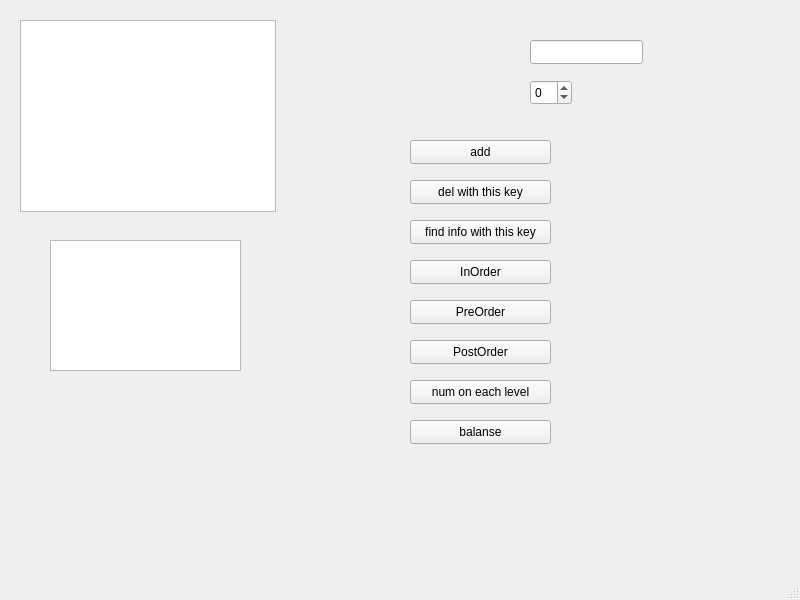
<?xml version="1.0" encoding="UTF-8"?>
<ui version="4.0">
 <class>MainWindow</class>
 <widget class="QMainWindow" name="MainWindow">
  <property name="geometry">
   <rect>
    <x>0</x>
    <y>0</y>
    <width>800</width>
    <height>600</height>
   </rect>
  </property>
  <property name="windowTitle">
   <string>MainWindow</string>
  </property>
  <widget class="QWidget" name="centralwidget">
   <widget class="QTreeView" name="treeView">
    <property name="geometry">
     <rect>
      <x>20</x>
      <y>20</y>
      <width>256</width>
      <height>192</height>
     </rect>
    </property>
   </widget>
   <widget class="QLineEdit" name="lineEdit">
    <property name="geometry">
     <rect>
      <x>530</x>
      <y>40</y>
      <width>113</width>
      <height>24</height>
     </rect>
    </property>
   </widget>
   <widget class="QSpinBox" name="spinBox">
    <property name="geometry">
     <rect>
      <x>530</x>
      <y>80</y>
      <width>42</width>
      <height>25</height>
     </rect>
    </property>
    <property name="minimum">
     <number>-999999999</number>
    </property>
    <property name="maximum">
     <number>999999999</number>
    </property>
   </widget>
   <widget class="QPushButton" name="pushButton_add">
    <property name="geometry">
     <rect>
      <x>410</x>
      <y>140</y>
      <width>141</width>
      <height>24</height>
     </rect>
    </property>
    <property name="text">
     <string>add</string>
    </property>
   </widget>
   <widget class="QPushButton" name="pushButton_del">
    <property name="geometry">
     <rect>
      <x>410</x>
      <y>180</y>
      <width>141</width>
      <height>24</height>
     </rect>
    </property>
    <property name="text">
     <string>del with this key</string>
    </property>
   </widget>
   <widget class="QPushButton" name="pushButton_find">
    <property name="geometry">
     <rect>
      <x>410</x>
      <y>220</y>
      <width>141</width>
      <height>24</height>
     </rect>
    </property>
    <property name="text">
     <string>find info with this key</string>
    </property>
   </widget>
   <widget class="QPushButton" name="pushButton_InOrder">
    <property name="geometry">
     <rect>
      <x>410</x>
      <y>260</y>
      <width>141</width>
      <height>24</height>
     </rect>
    </property>
    <property name="text">
     <string>InOrder</string>
    </property>
   </widget>
   <widget class="QPushButton" name="pushButton_PreOrder">
    <property name="geometry">
     <rect>
      <x>410</x>
      <y>300</y>
      <width>141</width>
      <height>24</height>
     </rect>
    </property>
    <property name="text">
     <string>PreOrder</string>
    </property>
   </widget>
   <widget class="QPushButton" name="pushButton_PostOrder">
    <property name="geometry">
     <rect>
      <x>410</x>
      <y>340</y>
      <width>141</width>
      <height>24</height>
     </rect>
    </property>
    <property name="text">
     <string>PostOrder</string>
    </property>
   </widget>
   <widget class="QTextEdit" name="textEdit_ans">
    <property name="geometry">
     <rect>
      <x>50</x>
      <y>240</y>
      <width>191</width>
      <height>131</height>
     </rect>
    </property>
    <property name="readOnly">
     <bool>false</bool>
    </property>
   </widget>
   <widget class="QPushButton" name="pushButton_eachLevel">
    <property name="geometry">
     <rect>
      <x>410</x>
      <y>380</y>
      <width>141</width>
      <height>24</height>
     </rect>
    </property>
    <property name="text">
     <string>num on each level</string>
    </property>
   </widget>
   <widget class="QPushButton" name="pushButton_balanse">
    <property name="geometry">
     <rect>
      <x>410</x>
      <y>420</y>
      <width>141</width>
      <height>24</height>
     </rect>
    </property>
    <property name="text">
     <string>balanse</string>
    </property>
   </widget>
  </widget>
  <widget class="QMenuBar" name="menubar">
   <property name="geometry">
    <rect>
     <x>0</x>
     <y>0</y>
     <width>800</width>
     <height>21</height>
    </rect>
   </property>
  </widget>
  <widget class="QStatusBar" name="statusbar"/>
 </widget>
 <resources/>
 <connections/>
</ui>
